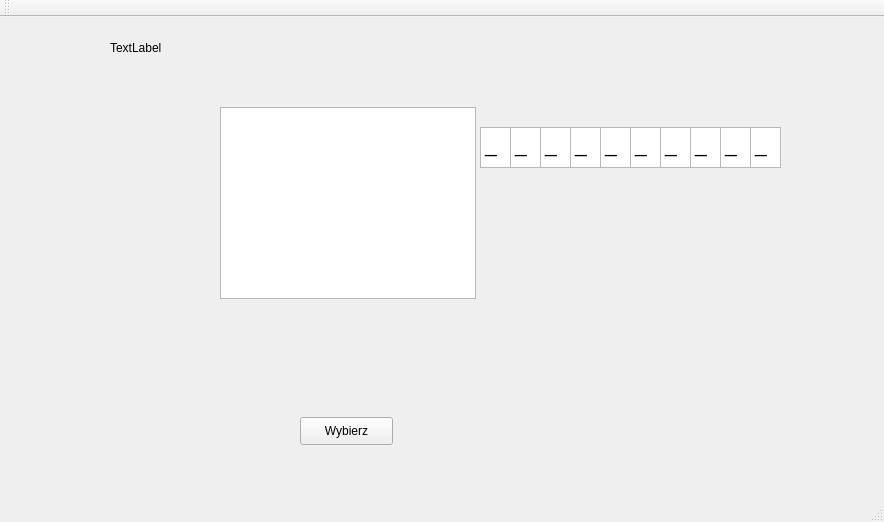
<?xml version="1.0" encoding="UTF-8"?>
<ui version="4.0">
 <class>MainWindow</class>
 <widget class="QMainWindow" name="MainWindow">
  <property name="geometry">
   <rect>
    <x>0</x>
    <y>0</y>
    <width>884</width>
    <height>522</height>
   </rect>
  </property>
  <property name="windowTitle">
   <string>MainWindow</string>
  </property>
  <widget class="QWidget" name="centralWidget">
   <widget class="QPushButton" name="Wybierz">
    <property name="geometry">
     <rect>
      <x>300</x>
      <y>400</y>
      <width>93</width>
      <height>28</height>
     </rect>
    </property>
    <property name="text">
     <string>Wybierz</string>
    </property>
   </widget>
   <widget class="QGraphicsView" name="graphicsView">
    <property name="geometry">
     <rect>
      <x>220</x>
      <y>90</y>
      <width>256</width>
      <height>192</height>
     </rect>
    </property>
   </widget>
   <widget class="QLabel" name="label">
    <property name="geometry">
     <rect>
      <x>110</x>
      <y>0</y>
      <width>271</width>
      <height>61</height>
     </rect>
    </property>
    <property name="text">
     <string>TextLabel</string>
    </property>
   </widget>
   <widget class="QWidget" name="horizontalLayoutWidget">
    <property name="geometry">
     <rect>
      <x>10</x>
      <y>290</y>
      <width>671</width>
      <height>89</height>
     </rect>
    </property>
    <layout class="QHBoxLayout" name="HorizontalLayout"/>
   </widget>
   <widget class="QTextEdit" name="textEdit_7">
    <property name="geometry">
     <rect>
      <x>660</x>
      <y>110</y>
      <width>31</width>
      <height>41</height>
     </rect>
    </property>
    <property name="verticalScrollBarPolicy">
     <enum>Qt::ScrollBarAlwaysOff</enum>
    </property>
    <property name="horizontalScrollBarPolicy">
     <enum>Qt::ScrollBarAlwaysOff</enum>
    </property>
    <property name="lineWrapMode">
     <enum>QTextEdit::WidgetWidth</enum>
    </property>
    <property name="readOnly">
     <bool>true</bool>
    </property>
    <property name="html">
     <string>&lt;!DOCTYPE HTML PUBLIC &quot;-//W3C//DTD HTML 4.0//EN&quot; &quot;http://www.w3.org/TR/REC-html40/strict.dtd&quot;&gt;
&lt;html&gt;&lt;head&gt;&lt;meta name=&quot;qrichtext&quot; content=&quot;1&quot; /&gt;&lt;style type=&quot;text/css&quot;&gt;
p, li { white-space: pre-wrap; }
&lt;/style&gt;&lt;/head&gt;&lt;body style=&quot; font-family:'MS Shell Dlg 2'; font-size:7.8pt; font-weight:400; font-style:normal;&quot;&gt;
&lt;p style=&quot; margin-top:0px; margin-bottom:0px; margin-left:0px; margin-right:0px; -qt-block-indent:0; text-indent:0px;&quot;&gt;&lt;span style=&quot; font-size:16pt;&quot;&gt;_&lt;/span&gt;&lt;/p&gt;&lt;/body&gt;&lt;/html&gt;</string>
    </property>
    <property name="placeholderText">
     <string>_</string>
    </property>
   </widget>
   <widget class="QTextEdit" name="Letter_Fieald">
    <property name="geometry">
     <rect>
      <x>480</x>
      <y>110</y>
      <width>31</width>
      <height>41</height>
     </rect>
    </property>
    <property name="verticalScrollBarPolicy">
     <enum>Qt::ScrollBarAlwaysOff</enum>
    </property>
    <property name="horizontalScrollBarPolicy">
     <enum>Qt::ScrollBarAlwaysOff</enum>
    </property>
    <property name="lineWrapMode">
     <enum>QTextEdit::WidgetWidth</enum>
    </property>
    <property name="readOnly">
     <bool>true</bool>
    </property>
    <property name="html">
     <string>&lt;!DOCTYPE HTML PUBLIC &quot;-//W3C//DTD HTML 4.0//EN&quot; &quot;http://www.w3.org/TR/REC-html40/strict.dtd&quot;&gt;
&lt;html&gt;&lt;head&gt;&lt;meta name=&quot;qrichtext&quot; content=&quot;1&quot; /&gt;&lt;style type=&quot;text/css&quot;&gt;
p, li { white-space: pre-wrap; }
&lt;/style&gt;&lt;/head&gt;&lt;body style=&quot; font-family:'MS Shell Dlg 2'; font-size:7.8pt; font-weight:400; font-style:normal;&quot;&gt;
&lt;p style=&quot; margin-top:0px; margin-bottom:0px; margin-left:0px; margin-right:0px; -qt-block-indent:0; text-indent:0px;&quot;&gt;&lt;span style=&quot; font-size:16pt;&quot;&gt;_&lt;/span&gt;&lt;/p&gt;&lt;/body&gt;&lt;/html&gt;</string>
    </property>
    <property name="placeholderText">
     <string>_</string>
    </property>
   </widget>
   <widget class="QTextEdit" name="textEdit_5">
    <property name="geometry">
     <rect>
      <x>600</x>
      <y>110</y>
      <width>31</width>
      <height>41</height>
     </rect>
    </property>
    <property name="toolTipDuration">
     <number>4</number>
    </property>
    <property name="verticalScrollBarPolicy">
     <enum>Qt::ScrollBarAlwaysOff</enum>
    </property>
    <property name="horizontalScrollBarPolicy">
     <enum>Qt::ScrollBarAlwaysOff</enum>
    </property>
    <property name="lineWrapMode">
     <enum>QTextEdit::NoWrap</enum>
    </property>
    <property name="readOnly">
     <bool>true</bool>
    </property>
    <property name="html">
     <string>&lt;!DOCTYPE HTML PUBLIC &quot;-//W3C//DTD HTML 4.0//EN&quot; &quot;http://www.w3.org/TR/REC-html40/strict.dtd&quot;&gt;
&lt;html&gt;&lt;head&gt;&lt;meta name=&quot;qrichtext&quot; content=&quot;1&quot; /&gt;&lt;style type=&quot;text/css&quot;&gt;
p, li { white-space: pre-wrap; }
&lt;/style&gt;&lt;/head&gt;&lt;body style=&quot; font-family:'MS Shell Dlg 2'; font-size:7.8pt; font-weight:400; font-style:normal;&quot;&gt;
&lt;p style=&quot; margin-top:0px; margin-bottom:0px; margin-left:0px; margin-right:0px; -qt-block-indent:0; text-indent:0px;&quot;&gt;&lt;span style=&quot; font-size:16pt;&quot;&gt;_&lt;/span&gt;&lt;/p&gt;&lt;/body&gt;&lt;/html&gt;</string>
    </property>
    <property name="placeholderText">
     <string>_</string>
    </property>
   </widget>
   <widget class="QTextEdit" name="textEdit_3">
    <property name="geometry">
     <rect>
      <x>540</x>
      <y>110</y>
      <width>31</width>
      <height>41</height>
     </rect>
    </property>
    <property name="verticalScrollBarPolicy">
     <enum>Qt::ScrollBarAlwaysOff</enum>
    </property>
    <property name="horizontalScrollBarPolicy">
     <enum>Qt::ScrollBarAlwaysOff</enum>
    </property>
    <property name="lineWrapMode">
     <enum>QTextEdit::WidgetWidth</enum>
    </property>
    <property name="readOnly">
     <bool>true</bool>
    </property>
    <property name="html">
     <string>&lt;!DOCTYPE HTML PUBLIC &quot;-//W3C//DTD HTML 4.0//EN&quot; &quot;http://www.w3.org/TR/REC-html40/strict.dtd&quot;&gt;
&lt;html&gt;&lt;head&gt;&lt;meta name=&quot;qrichtext&quot; content=&quot;1&quot; /&gt;&lt;style type=&quot;text/css&quot;&gt;
p, li { white-space: pre-wrap; }
&lt;/style&gt;&lt;/head&gt;&lt;body style=&quot; font-family:'MS Shell Dlg 2'; font-size:7.8pt; font-weight:400; font-style:normal;&quot;&gt;
&lt;p style=&quot; margin-top:0px; margin-bottom:0px; margin-left:0px; margin-right:0px; -qt-block-indent:0; text-indent:0px;&quot;&gt;&lt;span style=&quot; font-size:16pt;&quot;&gt;_&lt;/span&gt;&lt;/p&gt;&lt;/body&gt;&lt;/html&gt;</string>
    </property>
    <property name="placeholderText">
     <string>_</string>
    </property>
   </widget>
   <widget class="QTextEdit" name="textEdit_9">
    <property name="geometry">
     <rect>
      <x>720</x>
      <y>110</y>
      <width>31</width>
      <height>41</height>
     </rect>
    </property>
    <property name="verticalScrollBarPolicy">
     <enum>Qt::ScrollBarAlwaysOff</enum>
    </property>
    <property name="horizontalScrollBarPolicy">
     <enum>Qt::ScrollBarAlwaysOff</enum>
    </property>
    <property name="lineWrapMode">
     <enum>QTextEdit::WidgetWidth</enum>
    </property>
    <property name="readOnly">
     <bool>true</bool>
    </property>
    <property name="html">
     <string>&lt;!DOCTYPE HTML PUBLIC &quot;-//W3C//DTD HTML 4.0//EN&quot; &quot;http://www.w3.org/TR/REC-html40/strict.dtd&quot;&gt;
&lt;html&gt;&lt;head&gt;&lt;meta name=&quot;qrichtext&quot; content=&quot;1&quot; /&gt;&lt;style type=&quot;text/css&quot;&gt;
p, li { white-space: pre-wrap; }
&lt;/style&gt;&lt;/head&gt;&lt;body style=&quot; font-family:'MS Shell Dlg 2'; font-size:7.8pt; font-weight:400; font-style:normal;&quot;&gt;
&lt;p style=&quot; margin-top:0px; margin-bottom:0px; margin-left:0px; margin-right:0px; -qt-block-indent:0; text-indent:0px;&quot;&gt;&lt;span style=&quot; font-size:16pt;&quot;&gt;_&lt;/span&gt;&lt;/p&gt;&lt;/body&gt;&lt;/html&gt;</string>
    </property>
    <property name="placeholderText">
     <string>_</string>
    </property>
   </widget>
   <widget class="QTextEdit" name="textEdit_6">
    <property name="geometry">
     <rect>
      <x>630</x>
      <y>110</y>
      <width>31</width>
      <height>41</height>
     </rect>
    </property>
    <property name="verticalScrollBarPolicy">
     <enum>Qt::ScrollBarAlwaysOff</enum>
    </property>
    <property name="horizontalScrollBarPolicy">
     <enum>Qt::ScrollBarAlwaysOff</enum>
    </property>
    <property name="lineWrapMode">
     <enum>QTextEdit::WidgetWidth</enum>
    </property>
    <property name="readOnly">
     <bool>true</bool>
    </property>
    <property name="html">
     <string>&lt;!DOCTYPE HTML PUBLIC &quot;-//W3C//DTD HTML 4.0//EN&quot; &quot;http://www.w3.org/TR/REC-html40/strict.dtd&quot;&gt;
&lt;html&gt;&lt;head&gt;&lt;meta name=&quot;qrichtext&quot; content=&quot;1&quot; /&gt;&lt;style type=&quot;text/css&quot;&gt;
p, li { white-space: pre-wrap; }
&lt;/style&gt;&lt;/head&gt;&lt;body style=&quot; font-family:'MS Shell Dlg 2'; font-size:7.8pt; font-weight:400; font-style:normal;&quot;&gt;
&lt;p style=&quot; margin-top:0px; margin-bottom:0px; margin-left:0px; margin-right:0px; -qt-block-indent:0; text-indent:0px;&quot;&gt;&lt;span style=&quot; font-size:16pt;&quot;&gt;_&lt;/span&gt;&lt;/p&gt;&lt;/body&gt;&lt;/html&gt;</string>
    </property>
    <property name="placeholderText">
     <string>_</string>
    </property>
   </widget>
   <widget class="QTextEdit" name="textEdit_10">
    <property name="geometry">
     <rect>
      <x>750</x>
      <y>110</y>
      <width>31</width>
      <height>41</height>
     </rect>
    </property>
    <property name="verticalScrollBarPolicy">
     <enum>Qt::ScrollBarAlwaysOff</enum>
    </property>
    <property name="horizontalScrollBarPolicy">
     <enum>Qt::ScrollBarAlwaysOff</enum>
    </property>
    <property name="lineWrapMode">
     <enum>QTextEdit::WidgetWidth</enum>
    </property>
    <property name="readOnly">
     <bool>true</bool>
    </property>
    <property name="html">
     <string>&lt;!DOCTYPE HTML PUBLIC &quot;-//W3C//DTD HTML 4.0//EN&quot; &quot;http://www.w3.org/TR/REC-html40/strict.dtd&quot;&gt;
&lt;html&gt;&lt;head&gt;&lt;meta name=&quot;qrichtext&quot; content=&quot;1&quot; /&gt;&lt;style type=&quot;text/css&quot;&gt;
p, li { white-space: pre-wrap; }
&lt;/style&gt;&lt;/head&gt;&lt;body style=&quot; font-family:'MS Shell Dlg 2'; font-size:7.8pt; font-weight:400; font-style:normal;&quot;&gt;
&lt;p style=&quot; margin-top:0px; margin-bottom:0px; margin-left:0px; margin-right:0px; -qt-block-indent:0; text-indent:0px;&quot;&gt;&lt;span style=&quot; font-size:16pt;&quot;&gt;_&lt;/span&gt;&lt;/p&gt;&lt;/body&gt;&lt;/html&gt;</string>
    </property>
    <property name="placeholderText">
     <string>_</string>
    </property>
   </widget>
   <widget class="QTextEdit" name="textEdit_2">
    <property name="geometry">
     <rect>
      <x>510</x>
      <y>110</y>
      <width>31</width>
      <height>41</height>
     </rect>
    </property>
    <property name="verticalScrollBarPolicy">
     <enum>Qt::ScrollBarAlwaysOff</enum>
    </property>
    <property name="horizontalScrollBarPolicy">
     <enum>Qt::ScrollBarAlwaysOff</enum>
    </property>
    <property name="lineWrapMode">
     <enum>QTextEdit::WidgetWidth</enum>
    </property>
    <property name="readOnly">
     <bool>true</bool>
    </property>
    <property name="html">
     <string>&lt;!DOCTYPE HTML PUBLIC &quot;-//W3C//DTD HTML 4.0//EN&quot; &quot;http://www.w3.org/TR/REC-html40/strict.dtd&quot;&gt;
&lt;html&gt;&lt;head&gt;&lt;meta name=&quot;qrichtext&quot; content=&quot;1&quot; /&gt;&lt;style type=&quot;text/css&quot;&gt;
p, li { white-space: pre-wrap; }
&lt;/style&gt;&lt;/head&gt;&lt;body style=&quot; font-family:'MS Shell Dlg 2'; font-size:7.8pt; font-weight:400; font-style:normal;&quot;&gt;
&lt;p style=&quot; margin-top:0px; margin-bottom:0px; margin-left:0px; margin-right:0px; -qt-block-indent:0; text-indent:0px;&quot;&gt;&lt;span style=&quot; font-size:16pt;&quot;&gt;_&lt;/span&gt;&lt;/p&gt;&lt;/body&gt;&lt;/html&gt;</string>
    </property>
    <property name="placeholderText">
     <string>_</string>
    </property>
   </widget>
   <widget class="QTextEdit" name="textEdit_8">
    <property name="geometry">
     <rect>
      <x>690</x>
      <y>110</y>
      <width>31</width>
      <height>41</height>
     </rect>
    </property>
    <property name="verticalScrollBarPolicy">
     <enum>Qt::ScrollBarAlwaysOff</enum>
    </property>
    <property name="horizontalScrollBarPolicy">
     <enum>Qt::ScrollBarAlwaysOff</enum>
    </property>
    <property name="lineWrapMode">
     <enum>QTextEdit::WidgetWidth</enum>
    </property>
    <property name="readOnly">
     <bool>true</bool>
    </property>
    <property name="html">
     <string>&lt;!DOCTYPE HTML PUBLIC &quot;-//W3C//DTD HTML 4.0//EN&quot; &quot;http://www.w3.org/TR/REC-html40/strict.dtd&quot;&gt;
&lt;html&gt;&lt;head&gt;&lt;meta name=&quot;qrichtext&quot; content=&quot;1&quot; /&gt;&lt;style type=&quot;text/css&quot;&gt;
p, li { white-space: pre-wrap; }
&lt;/style&gt;&lt;/head&gt;&lt;body style=&quot; font-family:'MS Shell Dlg 2'; font-size:7.8pt; font-weight:400; font-style:normal;&quot;&gt;
&lt;p style=&quot; margin-top:0px; margin-bottom:0px; margin-left:0px; margin-right:0px; -qt-block-indent:0; text-indent:0px;&quot;&gt;&lt;span style=&quot; font-size:16pt;&quot;&gt;_&lt;/span&gt;&lt;/p&gt;&lt;/body&gt;&lt;/html&gt;</string>
    </property>
    <property name="placeholderText">
     <string>_</string>
    </property>
   </widget>
   <widget class="QTextEdit" name="textEdit_4">
    <property name="geometry">
     <rect>
      <x>570</x>
      <y>110</y>
      <width>31</width>
      <height>41</height>
     </rect>
    </property>
    <property name="verticalScrollBarPolicy">
     <enum>Qt::ScrollBarAlwaysOff</enum>
    </property>
    <property name="horizontalScrollBarPolicy">
     <enum>Qt::ScrollBarAlwaysOff</enum>
    </property>
    <property name="lineWrapMode">
     <enum>QTextEdit::WidgetWidth</enum>
    </property>
    <property name="readOnly">
     <bool>true</bool>
    </property>
    <property name="html">
     <string>&lt;!DOCTYPE HTML PUBLIC &quot;-//W3C//DTD HTML 4.0//EN&quot; &quot;http://www.w3.org/TR/REC-html40/strict.dtd&quot;&gt;
&lt;html&gt;&lt;head&gt;&lt;meta name=&quot;qrichtext&quot; content=&quot;1&quot; /&gt;&lt;style type=&quot;text/css&quot;&gt;
p, li { white-space: pre-wrap; }
&lt;/style&gt;&lt;/head&gt;&lt;body style=&quot; font-family:'MS Shell Dlg 2'; font-size:7.8pt; font-weight:400; font-style:normal;&quot;&gt;
&lt;p style=&quot; margin-top:0px; margin-bottom:0px; margin-left:0px; margin-right:0px; -qt-block-indent:0; text-indent:0px;&quot;&gt;&lt;span style=&quot; font-size:16pt;&quot;&gt;_&lt;/span&gt;&lt;/p&gt;&lt;/body&gt;&lt;/html&gt;</string>
    </property>
    <property name="placeholderText">
     <string>_</string>
    </property>
   </widget>
  </widget>
  <widget class="QMenuBar" name="menuBar">
   <property name="geometry">
    <rect>
     <x>0</x>
     <y>0</y>
     <width>884</width>
     <height>26</height>
    </rect>
   </property>
  </widget>
  <widget class="QToolBar" name="mainToolBar">
   <attribute name="toolBarArea">
    <enum>TopToolBarArea</enum>
   </attribute>
   <attribute name="toolBarBreak">
    <bool>false</bool>
   </attribute>
  </widget>
  <widget class="QStatusBar" name="statusBar"/>
 </widget>
 <layoutdefault spacing="6" margin="11"/>
 <resources/>
 <connections/>
</ui>
